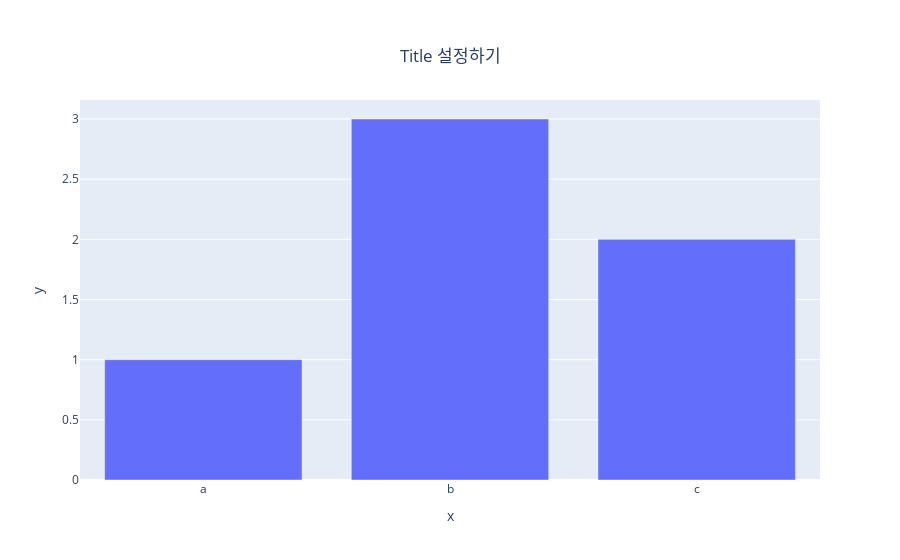

Notebook code cell kept with this figure:
### Markdown cell above
### 타이틀 위치 지정

### Code cell
fig = px.bar(x=["a", "b", "c"], y=[1, 3, 2], title="Title 설정하기")
fig.update_layout(
    title_x = 0.5,
    title_y = 0.9,
    title_xanchor= "center",
    title_yanchor="middle"
)

### Figure 1 — Plotly figure (JSON) as saved in the notebook; plotly's stock layout.template omitted (floating-point values rounded to 4 significant figures)
{"data": [{"alignmentgroup": "True", "hovertemplate": "x=%{x}<br>y=%{y}<extra></extra>", "legendgroup": "", "marker": {"color": "#636efa", "pattern": {"shape": ""}}, "name": "", "offsetgroup": "", "orientation": "v", "showlegend": false, "textposition": "auto", "type": "bar", "x": ["a", "b", "c"], "xaxis": "x", "y": [1, 3, 2], "yaxis": "y"}], "layout": {"barmode": "relative", "legend": {"tracegroupgap": 0}, "title": {"text": "Title 설정하기", "x": 0.5, "xanchor": "center", "y": 0.9, "yanchor": "middle"}, "xaxis": {"anchor": "y", "domain": [0, 1], "title": {"text": "x"}}, "yaxis": {"anchor": "x", "domain": [0, 1], "title": {"text": "y"}}}}
